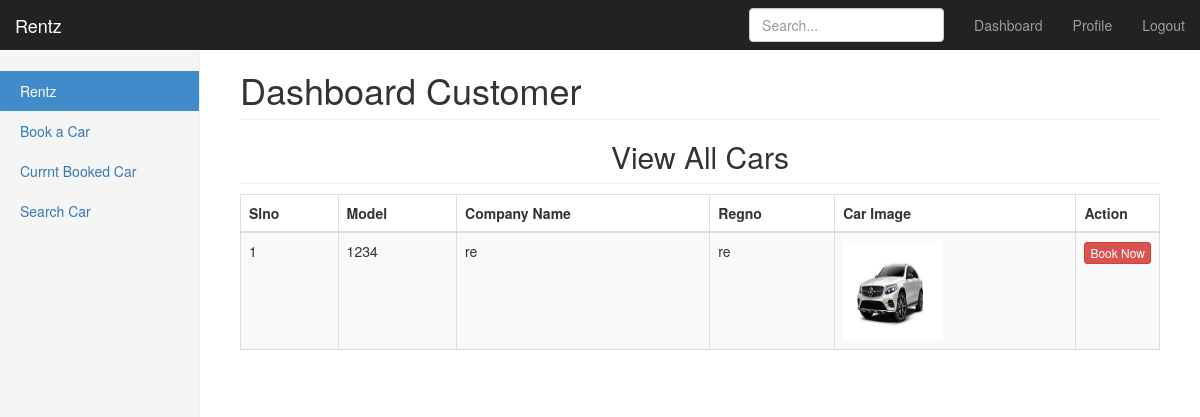
/customer/c.index.php?d=1 (signed in), run on the app's committed database.
### tables this page shows
CREATE TABLE IF NOT EXISTS `tbl_cars` (
  `id` int(11) NOT NULL AUTO_INCREMENT,
  `car_pro_id` varchar(250) NOT NULL,
  `car_company_name` varchar(256) NOT NULL,
  `car_rcbook` varchar(256) NOT NULL,
  `car_model` varchar(256) NOT NULL,
  `car_colour` varchar(100) NOT NULL,
  `car_model_year` varchar(100) NOT NULL,
  `car_seat_capacity` int(11) NOT NULL,
  `car_catagory` varchar(100) NOT NULL,
  `car_policy_expdate` varchar(100) NOT NULL,
  `car_image` varchar(256) NOT NULL,
  `car_ac` tinyint(1) NOT NULL,
  `car_at` tinyint(1) NOT NULL,
  `car_music` tinyint(1) NOT NULL,
  `car_regno` varchar(256) NOT NULL,
  `car_milage` int(11) NOT NULL,
  `car_sts` int(11) NOT NULL,
  `car_charge` int(11) NOT NULL,
  PRIMARY KEY (`id`),
  KEY `car_pro_id` (`car_pro_id`)
);

### customer/ViewAll_carsforBook.php (the view)
<?php
include('../config.php');
$UNM= $_SESSION['username'];
$a=0;
	$typ=array();
	$sql="SELECT * FROM `tbl_cars` WHERE `car_sts`= 0  ORDER BY `id` DESC";
	$result=mysqli_query($connection,$sql);
	while($row=mysqli_fetch_array($result))
	{
		$typ[$a]=array();
		$typ[$a]['id']=$row['id'];
		$typ[$a]['car_ac']=stripslashes($row['car_ac']);
		$typ[$a]['car_at']=stripslashes($row['car_at']);
		$typ[$a]['car_catagory']=stripslashes($row['car_catagory']);
		$typ[$a]['car_charge']=stripslashes($row['car_charge']);
		$typ[$a]['car_colour']=stripslashes($row['car_colour']);
		$typ[$a]['car_company_name']=stripslashes($row['car_company_name']);
		$typ[$a]['car_image']=stripslashes($row['car_image']);
		$typ[$a]['car_milage']=stripslashes($row['car_milage']);
		$typ[$a]['car_model']=stripslashes($row['car_model']);
		$typ[$a]['car_model_year']=stripslashes($row['car_model_year']);
		$typ[$a]['car_music']=stripslashes($row['car_music']);
		$typ[$a]['car_policy_expdate']=stripslashes($row['car_policy_expdate']);
		$typ[$a]['car_pro_id']=stripslashes($row['car_pro_id']);
		$typ[$a]['car_rcbook']=stripslashes($row['car_rcbook']);
		$typ[$a]['car_regno']=stripslashes($row['car_regno']);
		$typ[$a]['car_seat_capacity']=stripslashes($row['car_seat_capacity']);
		$typ[$a]['car_sts']=stripslashes($row['car_sts']);
	$a++;}
$pCnt=count($typ);
$pgs=$typ;
?>
<table id="example1" class="table table-bordered table-striped">
    <thead>
      <tr>
        <th>Slno</th>
        <th>Model</th>
        <th>Company Name</th>
        <th>Regno</th>
        <th>Car Image</th>
        <th>Action</th>
      </tr>
    </thead>
    <tbody>
   <?php  for($a=0;$a<$pCnt;$a++){?>
      <tr>
      	<td class="center"><?php echo $a+1; ?></td>
        <td><?php echo $pgs[$a]['car_model']; ?></td>
        <td><?php echo $pgs[$a]['car_company_name']; ?></td>
         <td><?php echo $pgs[$a]['car_regno']; ?></td>
        <td class="center"> <img src="../<?php echo $pgs[$a]['car_image']; ?>" width="100" height="100" alt="Loading...."></td>
        <td class="center" style="width:80px;">
        <a class="btn btn-danger btn-xs" href="c.index.php?d=4&cid=<?php echo $pgs[$a]['id']; ?>&pid=<?php echo $UNM;?>">Book Now</i></a>
		</td>
      </tr>
     <?php }?>
	</tbody>
</table>

### customer/dashboard.css (style rules this page uses)
body { padding-top: 50px; }

### data on the page
tbl_cars: car_model "1234", car_company_name "re", car_regno "re", car_image (picture)
